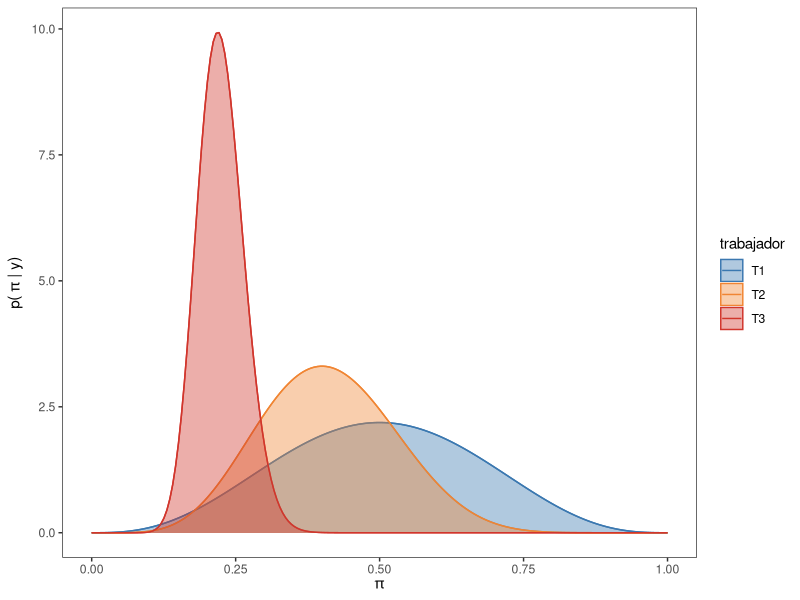

The R script that drew this image:
## ---- chunk 1
#| code-fold: true
library(ggplot2)
custom_theme <- function() {
    theme_bw() +
    theme(
        panel.grid.minor = element_blank(),
        panel.grid.major = element_blank()
    )
}

theme_set(custom_theme())
## ---- chunk 2
#| fig-width: 7
#| fig-align: center
colores <- c("#3b78b0", "#f08533", "#d1352c")

# Crear grilla para los valores de "pi"
grid_n <- 200
pi_grid <- seq(0, 1, length.out = grid_n)

# Hiperparámetros del prior
a_prior <- 4
b_prior <- 3

# Cantidad de éxitos y ensayos para cada trabajador
y_1 <- 0
N_1 <- 1

y_2 <- 3
N_2 <- 10

y_3 <- 20
N_3 <- 100

# Hiperparámetros del posterior, para cada trabajador
a_posterior_1 <- a_prior + y_1
b_posterior_1 <- b_prior + N_1 - y_1

a_posterior_2 <- a_prior + y_2
b_posterior_2 <- b_prior + N_2 - y_2

a_posterior_3 <- a_prior + y_3
b_posterior_3 <- b_prior + N_3 - y_3

# Evaluar la funcion de densidad del posterior de cada trabajador
# en cada uno de los puntos de "pi_grid"
posterior_1 <- dbeta(pi_grid, a_posterior_1, b_posterior_1)
posterior_2 <- dbeta(pi_grid, a_posterior_2, b_posterior_2)
posterior_3 <- dbeta(pi_grid, a_posterior_3, b_posterior_3)

# Crear un data.frame, necesario para trabajar con ggplot2
datos <- data.frame(
    p = rep(pi_grid, times = 3),
    posterior = c(posterior_1, posterior_2, posterior_3),
    trabajador = rep(c("T1", "T2", "T3"), each = grid_n)
)

# Crear el grafico con ggplot2 con los siguientes mapeos
# * Los valores del eje horizontal "x" salen de "pi"
# * Los valores de la altura en el eje vertical "y" salen de "posterior"
# * Los colores se mapean a cada uno de los valores de "trabajador"
# * Las areas tienen un color de relleno distinto para cada valor en "trabajador"
ggplot(datos, aes(x = p, y = posterior, color = trabajador)) +
    geom_line() +
    geom_area(aes(fill = trabajador), alpha = 0.4, position = "identity") +
    scale_color_manual(values = colores) +
    scale_fill_manual(values = colores) +
    labs(x = expression(pi), y = expression("p(" ~ pi ~ "| y)"))
